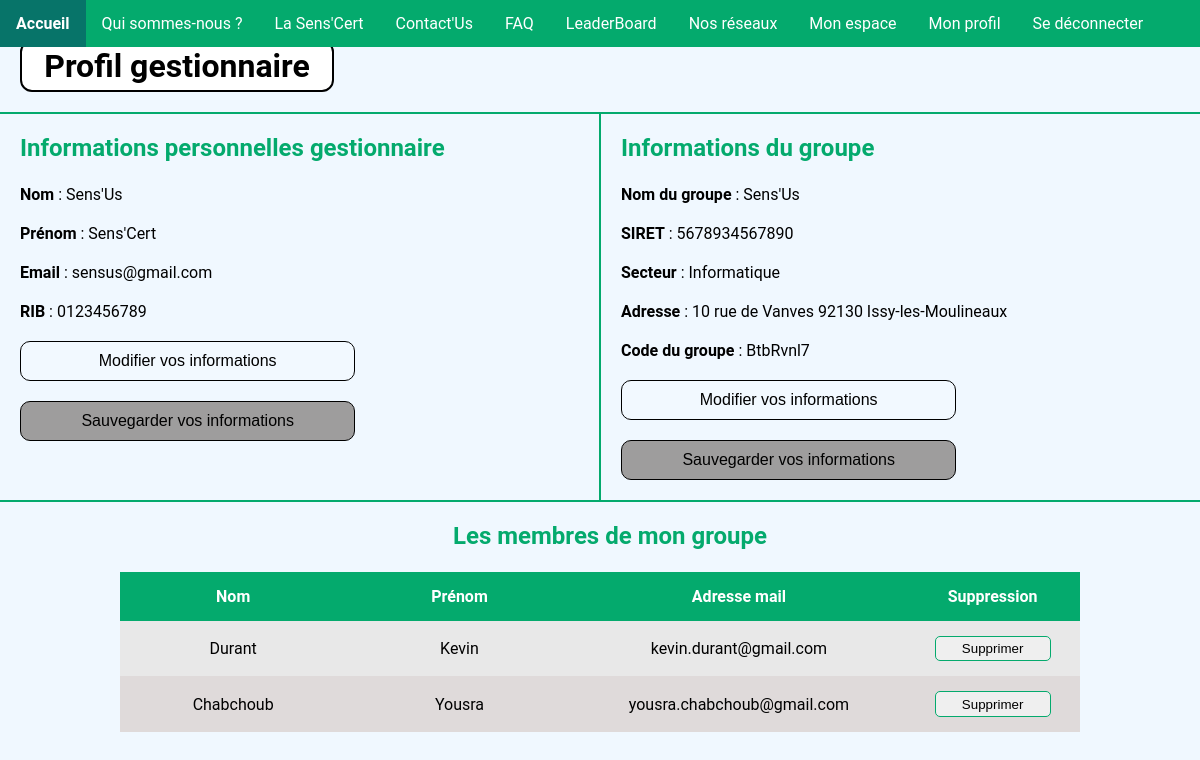
Screenshot of /Controleur/profil_Gest_controleur.php (signed in) with the database file from the repository.
### tables this page shows
create table gestionnaire
(
    GestId int(45)      not null primary key AUTO_INCREMENT,
    RIB    varchar(255) not null,
    Nom    varchar(255) not null,
    Prenom varchar(255) not null,
    Email  varchar(255) not null,
    Mdp    varchar(255) not null,
    isAdmin tinyint(1)  not null,
    GroupeId int(45) not null,
    constraint gestionnaire_groupe_GroupId_fk
        foreign key (GroupeId) references groupe(GroupeId)
            on update cascade on delete cascade
);

create table groupe
(
    GroupeId   int(45)      not null primary key AUTO_INCREMENT,
    NomGroupe  varchar(255) not null,
    SIRET      varchar(255) not null,
    Secteur    varchar(255) not null,
    Adresse    varchar(255) not null,
    Classement int(45)      not null,
    Code       varchar(255) not null,
    GestId     int(45)      null,
    constraint groupe_gestionnaire_GestId_fk
        foreign key (GestId) references gestionnaire (GestId)
            on update cascade on delete cascade
);

create table membre
(
    MembreId int          not null primary key AUTO_INCREMENT,
    Nom      varchar(255) not null,
    Prenom   varchar(255) not null,
    Email    varchar(255) not null,
    Mdp      varchar(255) not null,
    GroupeId int          not null,
    GestId   int(45)      null,
    constraint membre_groupe_GestId_fk
        foreign key (GestId) references groupe (GestId),
    constraint membre_ibfk_1
        foreign key (GroupeId) references groupe (GroupeId)
            on update cascade on delete cascade
);

### Controleur/profil_Gest_controleur.php (called while the page is built, shortened)
<?php
require('../Modele/profil_Gest_modele.php');
require('../Modele/membre_groupe_modele.php');
$db = dbConnect();
$resultats = profil_Gest_modele($db);
$resultatsGest = $resultats[0];
$resultatsGroupe = $resultats[1];
$resultatsMembreGroupe = membre_groupe_modele($db);
require('../Vue/profil_Gest_vue.php');

### Controleur/savoirsilogGest.php (called while the page is built)
<?php
function savoirsilogGest()
{
    $connecteGest = false;
    if ((isset($_SESSION['GestId'])) && isset($_SESSION['email'])) {
        $connecteGest = true;
    }
    return $connecteGest;
}

### Modele/profil_Gest_modele.php (called while the page is built)
<?php
function profil_Gest_modele($db)
{
    $reponsesGest = $db->prepare('SELECT GestId, RIB, Nom, Prenom, Email FROM gestionnaire WHERE GestId = :gestid');
    $reponsesGest->bindParam('gestid', $_SESSION['GestId']);
    $reponsesGroupe = $db->prepare('SELECT GroupeId, NomGroupe, SIRET, Secteur, Adresse, Code, GestId FROM groupe WHERE GestId = :gestid');
    $reponsesGroupe->bindParam('gestid', $_SESSION['GestId']);
    $reponsesGest->execute();
    $reponsesGroupe->execute();
    $resultatsGest = $reponsesGest->fetch();
    $resultatsGroupe = $reponsesGroupe->fetch();
    return array($resultatsGest, $resultatsGroupe);
}

### Modele/membre_groupe_modele.php (called while the page is built)
<?php
function membre_groupe_modele($db)
{
    $reponsesMembreGroupe = $db->prepare('SELECT * FROM membre WHERE GestId = :gestid');
    $reponsesMembreGroupe->bindParam(':gestid', $_SESSION['GestId']);
    $reponsesMembreGroupe->execute();
    $resultatsMembreGroupe = $reponsesMembreGroupe->fetchAll();
    return $resultatsMembreGroupe;
}

### Vue/profil_Gest_vue.php (the view, shortened to what this page needs)
<!DOCTYPE html>
<html lang="en">
<head>
    <link rel="stylesheet" href="../CSS/nav.css">
    <link rel="stylesheet" href="../CSS/background.css">
    <link rel="stylesheet" href="../CSS/profil_vue.css">
</head>
<body class="background">
    <?php
    include "../Controleur/nav_controleur.php";
    nav_controleur();
    ?>
    <h1>Profil gestionnaire</h1>
    <div id="infos">
        <div id="infosPersos">
            <h2>Informations personnelles gestionnaire</h2>
            <form action=" ../Controleur/modif_Gest_post_controleur.php" method="post">
                <p><label for="nom"><span>Nom</span> : <?= $resultatsGest['Nom'] ?></label></p>
                <p><label for="prenom"><span>Prénom</span> : <?= $resultatsGest['Prenom'] ?></label></p>
                <p><label for="email"><span>Email</span> : <?= $resultatsGest['Email'] ?></label></p>
                <p><label for="rib"><span>RIB</span> : <?= $resultatsGest['RIB'] ?></label></p>
                <div id="bouton">
                    <p><input type="button" value="Modifier vos informations" onclick="modifierInfosPerso(4)" id="modificationPerso"></p>
                    <p><input type="submit" value="Sauvegarder vos informations" id="sauvegardePerso" disabled /></p>
                </div>
            </form>
        </div>
        <div id="infosGroupe">
            <h2>Informations du groupe</h2>
            <form action="../Controleur/modif_Groupe_post_controleur.php" method="post">
                <p><label for="nomGroupe"><span>Nom du groupe</span> : <?= $resultatsGroupe['NomGroupe'] ?></label></p>
                <p><label for="siret"><span>SIRET</span> : <?= $resultatsGroupe['SIRET'] ?></label></p>
                <p><label for="secteur"><span>Secteur</span> : <?= $resultatsGroupe['Secteur'] ?></label></p>
                <p><label for="adresse"><span>Adresse</span> : <?= $resultatsGroupe['Adresse'] ?></label></p>
                <p><label for="code"><span>Code du groupe</span> : <?= $resultatsGroupe['Code'] ?></label></p>
                <div id="bouton">
                    <p><input type="button" value="Modifier vos informations" onclick="modifierInfosGroupe(4)" id="modificationGroupe"></p>
                    <p><input type="submit" value="Sauvegarder vos informations" id="sauvegardeGroupe" disabled /></p>
                </div>
            </form>
        </div>
    </div>
    <div id="infosMembre">
        <h2>Les membres de mon groupe</h2>
        <br>
        <?php if (!empty($resultatsMembreGroupe)) { ?>
            <table>
                <thead>
                    <tr>
                        <th>Nom</th>
                        <th>Prénom</th>
                        <th>Adresse mail</th>
                        <th class="supprimer">Suppression</th>
                    </tr>
                </thead>
                <tbody>
                    <?php for ($i = 0; $i < count($resultatsMembreGroupe); $i++) {
                    ?>
                        <tr>
                            <td><?= $resultatsMembreGroupe[$i]['Nom'] ?></td>
                            <td><?= $resultatsMembreGroupe[$i]['Prenom'] ?></td>
                            <td><?= $resultatsMembreGroupe[$i]['Email'] ?></td>
                            <td class="supprimer">
                                <form action="../Controleur/supprimer_Membre_controleur.php" method="post">
                                    <input type="submit" value="Supprimer" />
                                </form>
                            </td>
                        </tr>
                    <?php }
                    ?>
                </tbody>
            </table>
        <?php } else {
            echo "<p id='pasdemembre'>Vous n'avez pas de membres de votre groupe inscrits sur Sens'Us... Faites tourner votre code de groupe !!</p>";
        } ?>
    </div>
</body>
</html>

### Controleur/nav_controleur.php (shortened to what this page needs)
<?php
function nav_controleur($repertoire = "../Vue/")
{
    include("savoirsilogGest.php");
    $connecteGest = savoirsilogGest();
    $connecteMembre = savoirsilogMembre();
    if ($connecteGest === true) {
        include($repertoire . "nav_Gest_vue.php");
    } elseif ($connecteMembre === true) {
        include($repertoire . "nav_Membre_vue.php");
    } else {
        include($repertoire . "nav_deconnecte_vue.php");
    }
}

### Vue/nav_Gest_vue.php
<header class="nav">
    <ul>
        <li><a class="active" href="/Sens-Us/index.php">Accueil</a></li>
        <li><a href="/Sens-Us/Vue/SensUs_vue.php">Qui sommes-nous ?</a></li>
        <li><a href="/Sens-Us/Vue/SensCert_vue.php">La Sens'Cert</a></li>
        <li><a href="/Sens-Us/Vue/contact_vue.php">Contact'Us</a></li>
        <li><a href="/Sens-Us/Controleur/FAQ_controleur.php">FAQ</a></li>
        <li><a href="/Sens-Us/Controleur/leaderBoard_controleur.php">LeaderBoard</a></li>
        <li><a href="/Sens-Us/Vue/nosReseaux_vue.php">Nos réseaux</a></li>
        <li><a href="/Sens-Us/Vue/espace_Gest_vue.php">Mon espace</a></li>
        <li><a href="/Sens-Us/Controleur/profil_Gest_controleur.php">Mon profil</a></li>
        <li><a href="/Sens-Us/Controleur/deconnexion_controleur.php">Se déconnecter</a></li>
    </ul>
</header>

### CSS/nav.css (style rules this page uses)
.nav { margin-bottom: 40px; }
.nav ul { list-style-type: none; margin: 0; padding: 0; overflow: hidden; background-color: #04aa6d; position: fixed; top: 0; width: 100%; }
.nav li { float: left; }
.nav li a { display: block; color: white; text-align: center; padding: 14px 16px; text-decoration: none; }

### CSS/background.css (style rules this page uses)
.background { background: aliceblue; font-family: "Roboto", sans-serif; padding: 0; margin: 0; }

### CSS/profil_vue.css (style rules this page uses)
#infos { display: flex; flex-direction: row; border-bottom: 2px solid #04aa6d; border-top: 2px solid #04aa6d; }
#infosPersos, #infosGroupe { display: flex; flex-direction: column; flex: 1; }
#infosPersos { border-right: 2px solid #04aa6d; }
p { margin: 20px; }
h1 { background-color: rgb(255, 255, 255); width: 300px; border: 2px solid rgb(0, 0, 0); padding: 5px; margin: 20px; border-radius: 12px; text-align: center; }
h2 { margin-left: 20px; margin-bottom: 3px; color: #04aa6d; }
#modificationGroupe, #sauvegardeGroupe, #modificationPerso, #sauvegardePerso { background-color: aliceblue; border: none; color: white; padding: 10px 10px; text-align: center; text-decoration: none; display: inline-block; font-size: 12px; transition-duration: 0.4s; cursor: pointer; border-radius: 5px; }
#modificationGroupe, #sauvegardeGroupe, #modificationPerso, #sauvegardePerso { background-color: rgb(242, 249, 255); color: black; border: 1px solid black; width: 60%; border-radius: 10px; font-size: 16px; }
span { font-size: 16px; font-weight: bold; }
input { padding: 0.7%; width: 25%; border-radius: 5px; border: 1px solid black; }
#bouton input:disabled { background-color: rgb(158, 157, 157); }
#infosMembre { display: flex; flex-direction: column; align-items: center; margin-bottom: 30px; }
table { border-collapse: collapse; width: 80%; background-color: rgb(230, 224, 224); }
thead { background-color: #04aa6d; color: white; }
td, th { text-align: center; width: 15%; padding: 15px; }
tbody tr:nth-child(even) { background-color: rgba(197, 197, 197, 0.219); }
tbody tr:nth-child(odd) { background-color: rgba(233, 233, 233, 0.973); }
.supprimer { width: 10%; }
input[type="submit"] { width: 80%; padding: 3%; border: 1px solid #04aa6d; }

### rows the page displays
gestionnaire: Nom "Sens'Us", Prenom "Sens'Cert", Email "sensus@gmail.com", RIB "0123456789"
groupe: NomGroupe "Sens'Us", SIRET "5678934567890", Secteur "Informatique", Adresse "10 rue de Vanves 92130 Issy-les-Moulineaux", Code "BtbRvnl7"
membre: Nom "Durant", Prenom "Kevin", Email "kevin.durant@gmail.com"
membre: Nom "Chabchoub", Prenom "Yousra", Email "yousra.chabchoub@gmail.com"
